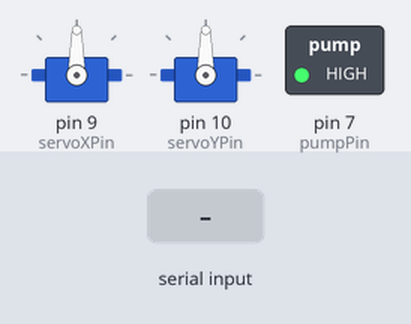
Bench run of a sketch on a simulated Arduino Uno, built with avr-gcc and run on an emulated ATmega328P. Parts: 2 × servo, switched loads named in the sketch (green lamp = pin HIGH). The test bench sets the inputs (shaded band). What the sketch prints to the serial monitor is not drawn.

Above: at 1.2 s.
1.3 s: "90,45,200\n" received over Serial
At 1.7 s:
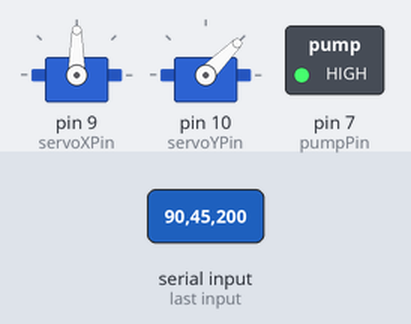
2.8 s: "30,150,10\n" received over Serial
At 4.0 s:
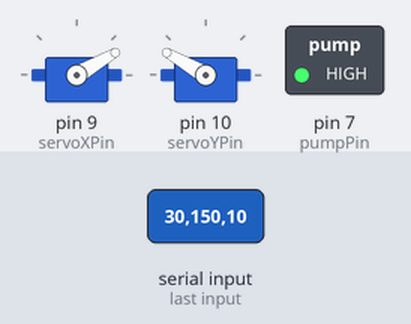
4.3 s: "1,90,45\n" received over Serial
At 5.1 s:
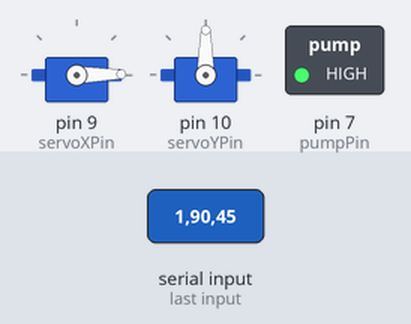
Timing chart, 0 to 7.3 s (numbered marks = the images above; inputs shaded):
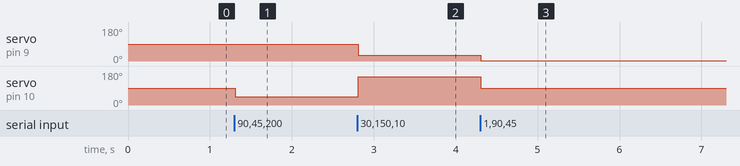

The sketch:

fireuno.ino
```cpp
#include <Servo.h> // Include the Servo library

// Create two Servo objects
Servo servoX; // For the X-axis (pan) servo
Servo servoY; // For the Y-axis (tilt) servo

// Define the digital pins where your servos are connected
int servoXPin = 9;  // Connect X-axis servo signal wire to Digital Pin 9
int servoYPin = 10; // Connect Y-axis servo signal wire to Digital Pin 10

// Define the digital pin for the pump relay
// IMPORTANT: Make sure this matches the pin you connected to your relay module's IN pin.
int pumpPin = 7; // Connect Relay Module's IN pin to Digital Pin 7

// Define the state for the relay to turn the pump ON and OFF
// Most common 5V relay modules are active-low (LOW turns ON, HIGH turns OFF)
// If your pump stays ON constantly, or never turns ON, try flipping these two values.
const int PUMP_ON_STATE = LOW;   // Send LOW to IN pin to turn pump ON (for active-low relay)
const int PUMP_OFF_STATE = HIGH; // Send HIGH to IN pin to turn pump OFF (for active-low relay)

// Variables to store incoming angle commands and pump state
int incomingAngleX = 90; // Default center angle for X-axis
int incomingAngleY = 90; // Default center angle for Y-axis
int incomingPumpState = 0; // 0 for OFF, 1 for ON (as sent from Python)

void setup() {
  Serial.begin(9600);
  Serial.println("Arduino Pan-Tilt & Pump Controller Ready!");

  // Attach the servo objects to their respective pins
  servoX.attach(servoXPin);
  servoY.attach(servoYPin);

  // Set the pump control pin as an OUTPUT
  pinMode(pumpPin, OUTPUT);

  // Set initial position for both servos
  servoX.write(incomingAngleX);
  servoY.write(incomingAngleY);
  Serial.print("Initial servo positions: X=");
  Serial.print(incomingAngleX);
  Serial.print(", Y=");
  Serial.println(incomingAngleY);

  // Ensure pump is initially off
  digitalWrite(pumpPin, PUMP_OFF_STATE);
  Serial.println("Pump initialized to OFF.");
}

void loop() {
  // Check if data is available from the serial port
  if (Serial.available() > 0) {
    // Read the incoming string until a newline character ('\n') is received
    // Python sends angles as "X_angle,Y_angle,Pump_State\n"
    String data = Serial.readStringUntil('\n');

    // Find the position of the first comma (for X angle)
    int firstCommaIndex = data.indexOf(',');
    // Find the position of the second comma (for Y angle and Pump State)
    int secondCommaIndex = data.indexOf(',', firstCommaIndex + 1);

    // If both commas are found, parse the angles and pump state
    if (firstCommaIndex != -1 && secondCommaIndex != -1) {
      // Extract the substring for X-axis angle
      String angleXString = data.substring(0, firstCommaIndex);
      // Extract the substring for Y-axis angle
      String angleYString = data.substring(firstCommaIndex + 1, secondCommaIndex);
      // Extract the substring for Pump State
      String pumpStateString = data.substring(secondCommaIndex + 1);

      // Convert the extracted strings to integers
      incomingAngleX = angleXString.toInt();
      incomingAngleY = angleYString.toInt();
      incomingPumpState = pumpStateString.toInt(); // 0 or 1

      // Constrain angles to the valid servo range (0-180 degrees)
      incomingAngleX = constrain(incomingAngleX, 0, 180);
      incomingAngleY = constrain(incomingAngleY, 0, 180);

      // Write the new angles to the servos
      servoX.write(incomingAngleX);
      servoY.write(incomingAngleY);

      // Control the pump based on the incoming state
      if (incomingPumpState == 1) { // If Python sent 1 (ON)
        digitalWrite(pumpPin, PUMP_ON_STATE);
        // Serial.println("Pump ON"); // Uncomment for verbose pump logging on Arduino
      } else { // If Python sent 0 (OFF)
        digitalWrite(pumpPin, PUMP_OFF_STATE);
        // Serial.println("Pump OFF"); // Uncomment for verbose pump logging on Arduino
      }

      // Optional: Print the set values for debugging (useful to see if Arduino is receiving correctly)
      // Serial.print("Set X=");
      // Serial.print(incomingAngleX);
      // Serial.print(", Y=");
      // Serial.print(incomingAngleY);
      // Serial.print(", Pump State=");
      // Serial.println(incomingPumpState);
    } else {
      // Handle malformed data (e.g., if Python sends garbage)
      Serial.print("Invalid data format received: ");
      Serial.println(data);
    }
  }
}
```

Measured:
- after the input at 1.3 s, servo on pin 10 (servoYPin): 90° → 45° at once
- after the input at 2.8 s, servo on pin 9 (servoXPin): 90° → 30° at once; servo on pin 10 (servoYPin): 45° → 150° at once
- after the input at 4.3 s, servo on pin 9 (servoXPin): 30° → 1° at once; servo on pin 10 (servoYPin): 150° → 90° at once
